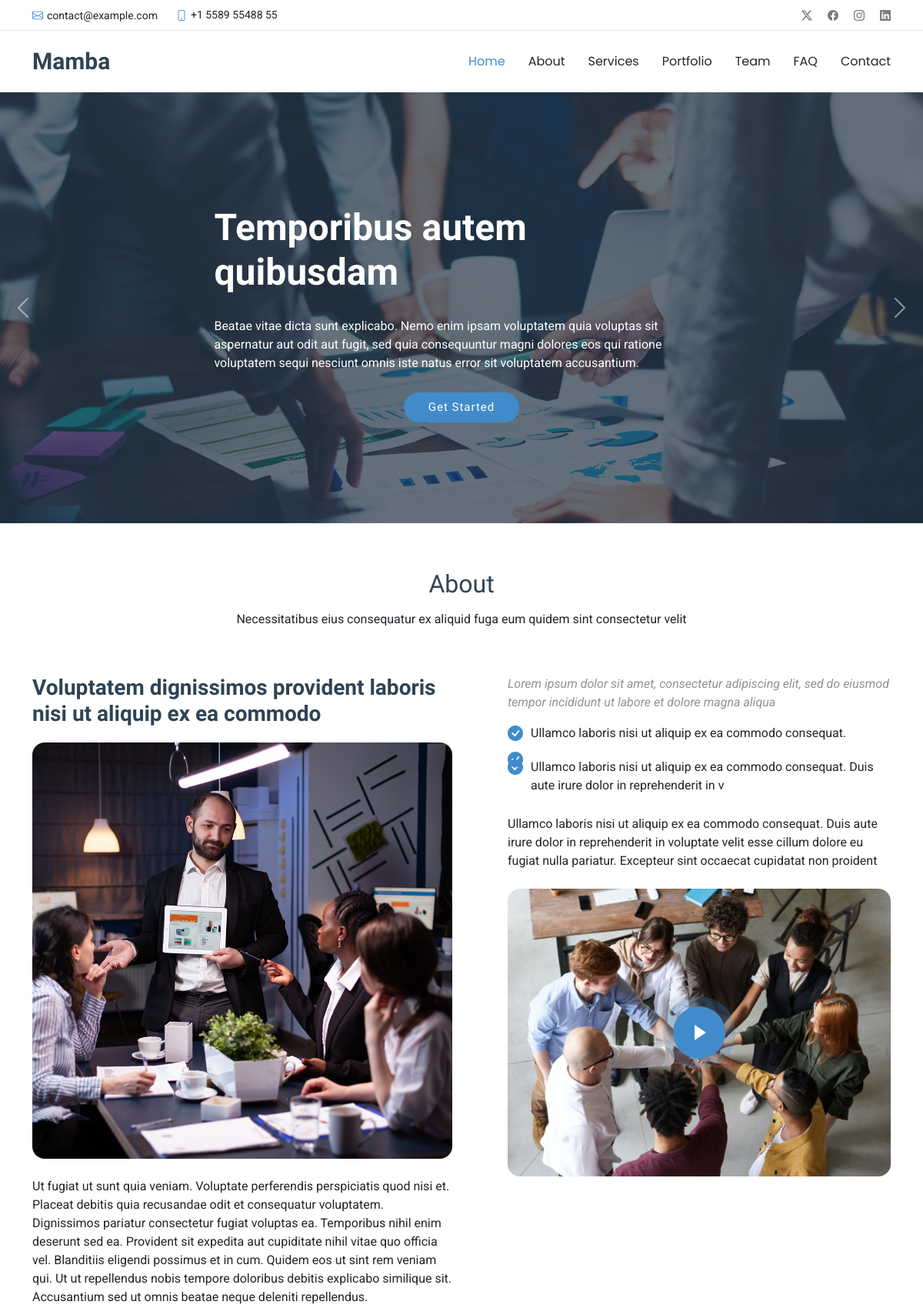
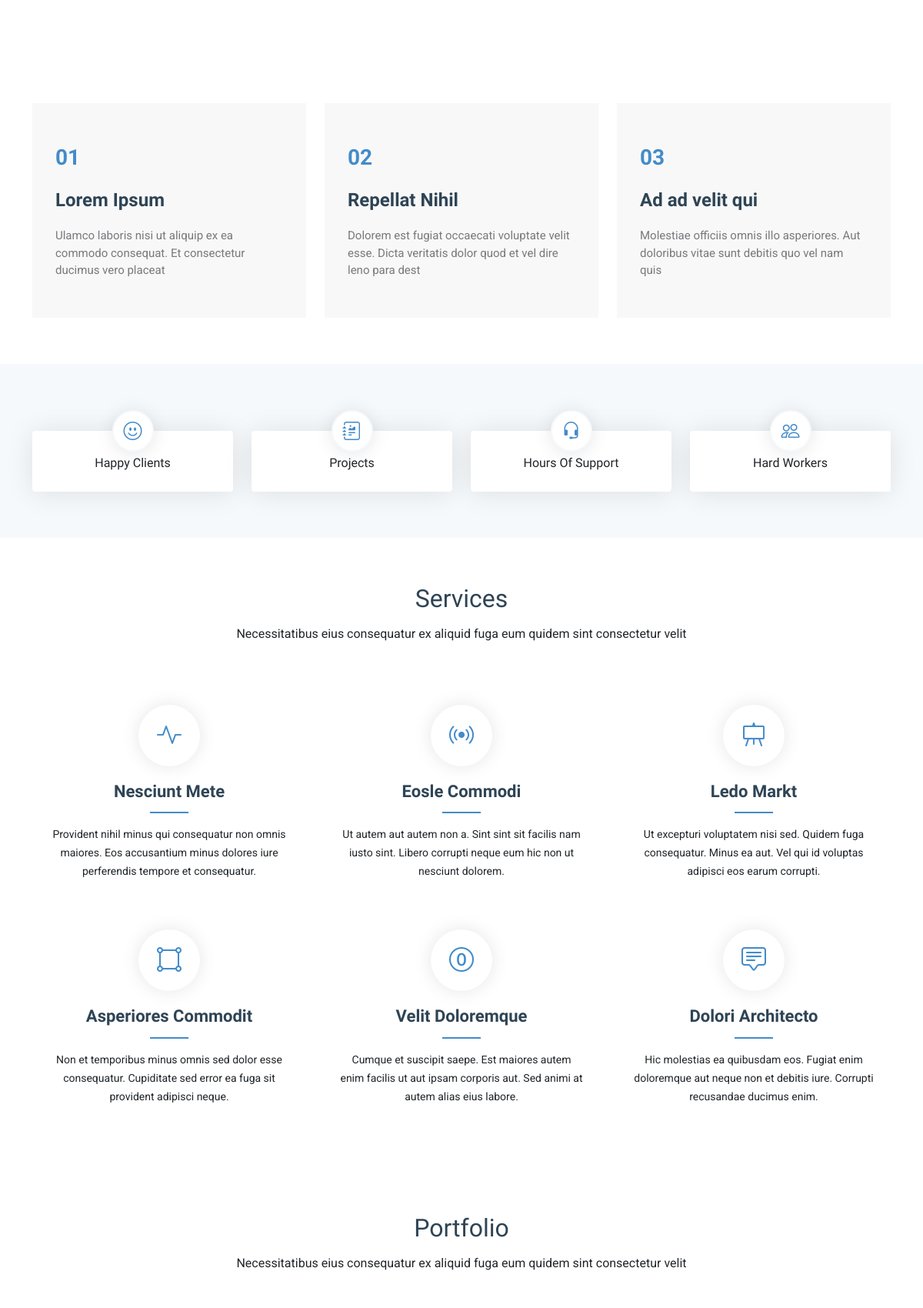
The page / (upper part) on the database its author committed (2 pictures, top to bottom).
### companyapp/models.py (models this page shows, shortened)
class Slider(models.Model):
    title = models.CharField(max_length=200, default='')
    description = models.TextField(max_length=500, default='')
    image = models.ImageField(upload_to='image_slider')

class About(models.Model):
    title = models.CharField(max_length=200, db_default='')
    image1 = models.ImageField(upload_to='image1_about', null=True, blank=True)
    description = models.TextField(max_length=600, default='')
    short_description1 = models.TextField(max_length=600, db_default='')
    title_headline1 = models.CharField(max_length=100, db_default='')
    title_healine2 = models.CharField(max_length=100, db_default='')
    title_headline3 = models.CharField(max_length=100, db_default='')
    short_description2 = models.TextField(max_length=600, db_default='')
    image2 = models.ImageField(upload_to='image2_about', null=True, blank=True)
    video = models.CharField(max_length=100, db_default='')

class Service(models.Model):
    icon_service = models.CharField(max_length=100, db_default='')
    title = models.CharField(max_length=100, db_default='')
    description = models.TextField(max_length=300, db_default='')
    speed = models.TextField(max_length=100, default='')

### companyapp/views.py (the view)
# urls.py: path('', views.homefunction, name='homeapp'),
def homefunction(request):
    sliders = Slider.objects.all()
    about = About.objects.get(id=1)  # Retourne None si n'existe pas
    services = Service.objects.all()
    portfolios = Portfolio.objects.all()
    context = {
        'sliders': sliders,
        'about': about,
        'services': services,
        'portfolios': portfolios,
    }
    return render(request, 'companyapp/index.html', context)

### companyapp/templates/companyapp/index.html (shortened to what this page needs)
{% extends 'companyapp/base.html' %}
{% load static %}
{% block content %}
      <section id="hero" class="hero section dark-background">
        <div
          id="hero-carousel"
          class="carousel slide carousel-fade"
          data-bs-ride="carousel"
          data-bs-interval="5000"
        >
        {% for slider in sliders %}
          <div class="carousel-item active">
            <img src="{{ slider.image.url }}" alt="" />
            <div class="carousel-container">
              <h2>{{slider.title}}<br /></h2>
              <p>
                {{slider.description}}
              </p>
              <a href="#featured-services" class="btn-get-started"
                >Get Started</a
              >
            </div>
          </div>
        {% endfor %}
          <a
            class="carousel-control-prev"
            href="#hero-carousel"
            role="button"
            data-bs-slide="prev"
          >
            <span
              class="carousel-control-prev-icon bi bi-chevron-left"
              aria-hidden="true"
            ></span>
          </a>
          <a
            class="carousel-control-next"
            href="#hero-carousel"
            role="button"
            data-bs-slide="next"
          >
            <span
              class="carousel-control-next-icon bi bi-chevron-right"
              aria-hidden="true"
            ></span>
          </a>
        </div>
      </section>
      <section id="about" class="about section">
        <div class="container section-title" data-aos="fade-up">
          <h2>About</h2>
          <p>
            Necessitatibus eius consequatur ex aliquid fuga eum quidem sint
            consectetur velit
          </p>
        </div>
        <div class="container">
          <div class="row gy-4">
            <div class="col-lg-6" data-aos="fade-up" data-aos-delay="100">
              <h3>
                {{about.title}}
              </h3>
              <img
                src="{{about.image1.url}}"
                class="img-fluid rounded-4 mb-4"
                alt=""
              />
              <p>
                {{about.description}}
              </p>
            </div>
            <div class="col-lg-6" data-aos="fade-up" data-aos-delay="250">
              <div class="content ps-0 ps-lg-5">
                <p class="fst-italic">
                  {{about.short_description1}}
                </p>
                <ul>
                  <li>
                    <i class="bi bi-check-circle-fill"></i>
                    <span
                      >{{about.title_headline1}}</span
                    >
                  </li>
                  <li>
                    <i class="bi bi-check-circle-fill"></i>
                  </li>
                  <li>
                    <i class="bi bi-check-circle-fill"></i>
                    <span
                      >{{about.title_headline3}}</span
                    >
                  </li>
                </ul>
                <p>
                  {{about.short_description2}}
                </p>
                <div class="position-relative mt-4">
                  <img
                    src={{about.image2.url}}
                    class="img-fluid rounded-4"
                    alt=""
                  />
                  <a
                    href="https://www.youtube.com/watch?v={{about.video}}"
                    class="glightbox pulsating-play-btn"
                  ></a>
                </div>
              </div>
            </div>
          </div>
        </div>
      </section>
      <section id="why-us" class="why-us section">
        <div class="container">
          <div class="row gy-4">
            <div class="col-lg-4" data-aos="fade-up" data-aos-delay="100">
              <div class="card-item">
                <span>01</span>
                <h4><a href="" class="stretched-link">Lorem Ipsum</a></h4>
                <p>
                  Ulamco laboris nisi ut aliquip ex ea commodo consequat. Et
                  consectetur ducimus vero placeat
                </p>
              </div>
            </div>
            <div class="col-lg-4" data-aos="fade-up" data-aos-delay="200">
              <div class="card-item">
                <span>02</span>
                <h4><a href="" class="stretched-link">Repellat Nihil</a></h4>
                <p>
                  Dolorem est fugiat occaecati voluptate velit esse. Dicta
                  veritatis dolor quod et vel dire leno para dest
                </p>
              </div>
            </div>
            <div class="col-lg-4" data-aos="fade-up" data-aos-delay="300">
              <div class="card-item">
                <span>03</span>
                <h4><a href="" class="stretched-link">Ad ad velit qui</a></h4>
                <p>
                  Molestiae officiis omnis illo asperiores. Aut doloribus vitae
                  sunt debitis quo vel nam quis
                </p>
              </div>
            </div>
          </div>
        </div>
      </section>
      <section id="stats" class="stats section light-background">
        <div class="container" data-aos="fade-up" data-aos-delay="100">
          <div class="row gy-4">
            <div
              class="col-lg-3 col-md-6 d-flex flex-column align-items-center"
            >
              <i class="bi bi-emoji-smile"></i>
              <div class="stats-item">
                <p>Happy Clients</p>
              </div>
            </div>
            <div
              class="col-lg-3 col-md-6 d-flex flex-column align-items-center"
            >
              <i class="bi bi-journal-richtext"></i>
              <div class="stats-item">
                <p>Projects</p>
              </div>
            </div>
            <div
              class="col-lg-3 col-md-6 d-flex flex-column align-items-center"
            >
              <i class="bi bi-headset"></i>
              <div class="stats-item">
                <p>Hours Of Support</p>
              </div>
            </div>
            <div
              class="col-lg-3 col-md-6 d-flex flex-column align-items-center"
            >
              <i class="bi bi-people"></i>
              <div class="stats-item">
                <p>Hard Workers</p>
              </div>
            </div>
          </div>
        </div>
      </section>
      <section id="services" class="services section">
        <div class="container section-title" data-aos="fade-up">
          <h2>Services</h2>
          <p>
            Necessitatibus eius consequatur ex aliquid fuga eum quidem sint
            consectetur velit
          </p>
        </div>
        <div class="container">
          <div class="row gy-4">
            {% for service in services %}
            <div
              class="col-lg-4 col-md-6"
              data-aos="fade-up"
              data-aos-delay="{{ service.speed }}"
            >
              <div class="service-item position-relative">
                <div class="icon">
                  <i class="{{ service.icon_service }}"></i>
                </div>
                <a href="service-details.html" class="stretched-link">
                  <h3>{{ service.title }}</h3>
                </a>
                <p>
                 {{service.description}}
                </p>
              </div>
            </div>
            {% endfor %}
          </div>
        </div>
      </section>
      <section id="portfolio" class="portfolio section">
        <div class="container section-title" data-aos="fade-up">
          <h2>Portfolio</h2>
          <p>
            Necessitatibus eius consequatur ex aliquid fuga eum quidem sint
            consectetur velit
          </p>
        </div>
      </section>
{% endblock %}

### rows shown on the page
Slider: image (picture), title "Temporibus autem quibusdam", description "Beatae vitae dicta sunt explicabo. Nemo enim ipsam voluptatem quia voluptas sit aspernatur aut odit aut fugit, sed quia consequuntur magni dolores eos qui ratione voluptatem sequi nesciunt omnis iste natus error sit voluptatem accusantium."
About: title "Voluptatem dignissimos provident laboris nisi ut aliquip ex ea commodo", image1 (picture), description "Ut fugiat ut sunt quia veniam. Voluptate perferendis perspiciatis quod nisi et. Placeat debitis quia recusandae odit et consequatur voluptatem. Dignissimos pariatur consectetur fugiat voluptas ea. Temporibus nihil enim deserunt sed ea. Provident sit expedita aut cupiditate nihil vitae quo officia vel. Blanditiis eligendi possimus et in cum. Quidem eos ut sint rem veniam qui. Ut ut repellendus nobis tempore doloribus debitis explicabo similique sit. Accusantium sed ut omnis beatae neque deleniti repellendus.", short_description1 "Lorem ipsum dolor sit amet, consectetur adipiscing elit, sed do eiusmod tempor incididunt ut labore et dolore magna aliqua", title_headline1 "Ullamco laboris nisi ut aliquip ex ea commodo consequat.", title_headline3 "Ullamco laboris nisi ut aliquip ex ea commodo consequat. Duis aute irure dolor in reprehenderit in v", short_description2 "Ullamco laboris nisi ut aliquip ex ea commodo consequat. Duis aute irure dolor in reprehenderit in voluptate velit esse cillum dolore eu fugiat nulla pariatur. Excepteur sint occaecat cupidatat non proident", image2 (picture)
Service: title "Nesciunt Mete", description "Provident nihil minus qui consequatur non omnis maiores. Eos accusantium minus dolores iure perferendis tempore et consequatur."
Service: title "Eosle Commodi", description "Ut autem aut autem non a. Sint sint sit facilis nam iusto sint. Libero corrupti neque eum hic non ut nesciunt dolorem."
Service: title "Ledo Markt", description "Ut excepturi voluptatem nisi sed. Quidem fuga consequatur. Minus ea aut. Vel qui id voluptas adipisci eos earum corrupti."
Service: title "Asperiores Commodit", description "Non et temporibus minus omnis sed dolor esse consequatur. Cupiditate sed error ea fuga sit provident adipisci neque."
Service: title "Velit Doloremque", description "Cumque et suscipit saepe. Est maiores autem enim facilis ut aut ipsam corporis aut. Sed animi at autem alias eius labore."
Service: title "Dolori Architecto", description "Hic molestias ea quibusdam eos. Fugiat enim doloremque aut neque non et debitis iure. Corrupti recusandae ducimus enim."
